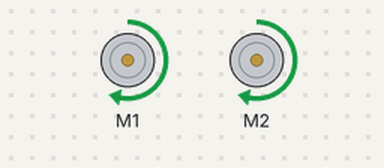
Bench run of a sketch on a simulated Arduino Uno, built with avr-gcc and run on an emulated ATmega328P. On the bench: 2 × DC motor (green arrow = forward, orange = backward, longer = faster). What the sketch prints to the serial monitor is not drawn.

Above: at 0.5 s.
At 1.5 s:
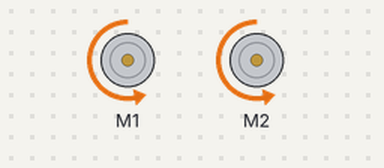
At 5.5 s:
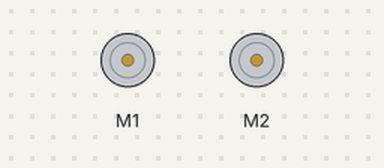
Timing chart, 0 to 6.9 s (numbered marks = the images above):
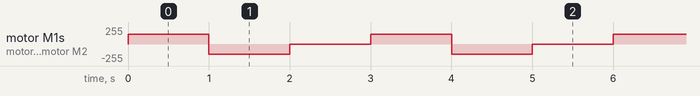

The sketch:

test_motor.ino
```cpp
#include <Wire.h>
#include <Adafruit_MotorShield.h>
#include "utility/Adafruit_MS_PWMServoDriver.h"

Adafruit_MotorShield AFMS = Adafruit_MotorShield();
Adafruit_DCMotor *myMotor_left = AFMS.getMotor(1);
Adafruit_DCMotor *myMotor_right = AFMS.getMotor(2);

void setup() {
  AFMS.begin();
  Serial.begin(9600);           // set up Serial library at 9600 bps
  Serial.println("Motor test!");

  myMotor_left->setSpeed(150);     // set the speed to 150/255
  myMotor_right->setSpeed(150);
}

void loop() {
  Serial.print("tick");

  myMotor_right->run(FORWARD); // turn it on going forward
  myMotor_left->run(FORWARD);
  delay(1000);

  Serial.print("tock");
  myMotor_right->run(BACKWARD);     // the other way
  myMotor_left->run(BACKWARD);
  delay(1000);

  Serial.print("tack");
  myMotor_right->run(RELEASE);      // stopped
  myMotor_left->run(RELEASE);
  delay(1000);
}
```

Measured:
- by itself, motor M1, motor M2: repeats every 3.0 s: backward 150/255 1.0 s, stopped 1.0 s, forward 150/255 1.0 s
